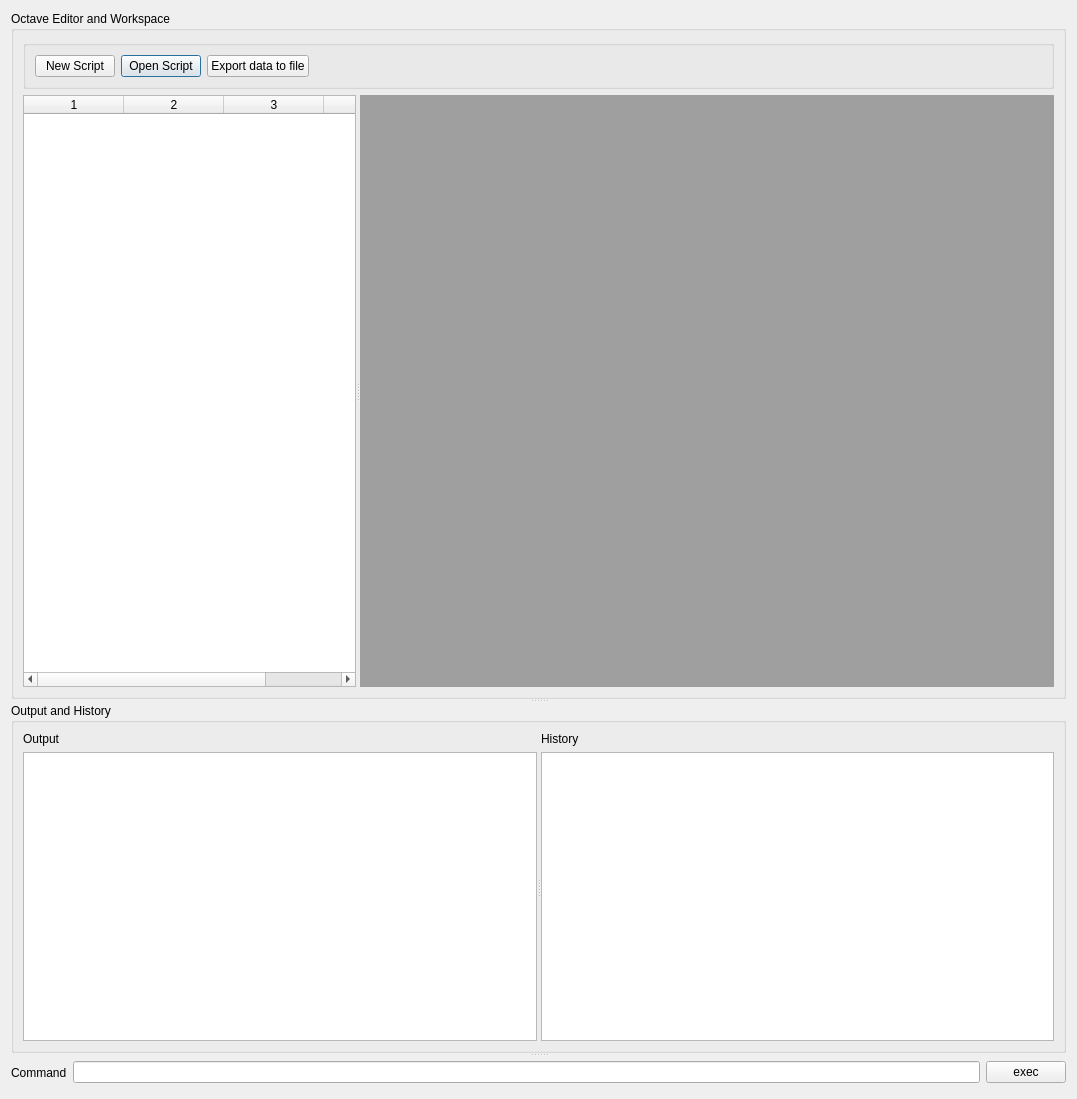
<?xml version="1.0" encoding="UTF-8"?>
<ui version="4.0">
 <class>mdiOctaveInterface</class>
 <widget class="QDialog" name="mdiOctaveInterface">
  <property name="geometry">
   <rect>
    <x>0</x>
    <y>0</y>
    <width>1077</width>
    <height>1099</height>
   </rect>
  </property>
  <property name="windowTitle">
   <string>Octave Interface</string>
  </property>
  <property name="sizeGripEnabled">
   <bool>false</bool>
  </property>
  <layout class="QGridLayout" name="gridLayout">
   <item row="0" column="0">
    <widget class="QSplitter" name="splitter_2">
     <property name="orientation">
      <enum>Qt::Orientation::Vertical</enum>
     </property>
     <widget class="QGroupBox" name="groupBox">
      <property name="title">
       <string>Octave Editor and Workspace</string>
      </property>
      <layout class="QGridLayout" name="gridLayout_2">
       <item row="0" column="0">
        <widget class="QGroupBox" name="groupBox_3">
         <property name="sizePolicy">
          <sizepolicy hsizetype="Preferred" vsizetype="Fixed">
           <horstretch>0</horstretch>
           <verstretch>0</verstretch>
          </sizepolicy>
         </property>
         <property name="title">
          <string/>
         </property>
         <property name="flat">
          <bool>false</bool>
         </property>
         <layout class="QGridLayout" name="gridLayout_3">
          <item row="0" column="3">
           <spacer name="horizontalSpacer">
            <property name="orientation">
             <enum>Qt::Orientation::Horizontal</enum>
            </property>
            <property name="sizeHint" stdset="0">
             <size>
              <width>40</width>
              <height>20</height>
             </size>
            </property>
           </spacer>
          </item>
          <item row="0" column="1">
           <widget class="QPushButton" name="btnOctaveScriptLoad">
            <property name="text">
             <string>Open Script</string>
            </property>
            <property name="icon">
             <iconset theme="document-open"/>
            </property>
           </widget>
          </item>
          <item row="0" column="2">
           <widget class="QPushButton" name="btnExport">
            <property name="text">
             <string>Export data to file</string>
            </property>
           </widget>
          </item>
          <item row="0" column="0">
           <widget class="QPushButton" name="btnOctaveScriptNew">
            <property name="text">
             <string>New Script</string>
            </property>
            <property name="icon">
             <iconset theme="document-new"/>
            </property>
           </widget>
          </item>
         </layout>
        </widget>
       </item>
       <item row="2" column="0">
        <widget class="QSplitter" name="splitter_3">
         <property name="orientation">
          <enum>Qt::Orientation::Horizontal</enum>
         </property>
         <widget class="QTableWidget" name="workspaceList">
          <property name="contextMenuPolicy">
           <enum>Qt::ContextMenuPolicy::CustomContextMenu</enum>
          </property>
          <property name="frameShape">
           <enum>QFrame::Shape::StyledPanel</enum>
          </property>
          <property name="frameShadow">
           <enum>QFrame::Shadow::Sunken</enum>
          </property>
          <property name="editTriggers">
           <set>QAbstractItemView::EditTrigger::NoEditTriggers</set>
          </property>
          <property name="alternatingRowColors">
           <bool>true</bool>
          </property>
          <property name="selectionBehavior">
           <enum>QAbstractItemView::SelectionBehavior::SelectRows</enum>
          </property>
          <property name="sortingEnabled">
           <bool>true</bool>
          </property>
          <property name="columnCount">
           <number>4</number>
          </property>
          <column/>
          <column/>
          <column/>
          <column/>
         </widget>
         <widget class="QMdiArea" name="mdiArea">
          <property name="sizePolicy">
           <sizepolicy hsizetype="Expanding" vsizetype="Expanding">
            <horstretch>0</horstretch>
            <verstretch>0</verstretch>
           </sizepolicy>
          </property>
         </widget>
        </widget>
       </item>
      </layout>
     </widget>
     <widget class="QGroupBox" name="groupBox_2">
      <property name="title">
       <string>Output and History</string>
      </property>
      <layout class="QHBoxLayout" name="horizontalLayout_2">
       <item>
        <widget class="QSplitter" name="splitter">
         <property name="orientation">
          <enum>Qt::Orientation::Horizontal</enum>
         </property>
         <widget class="QWidget" name="layoutWidget">
          <layout class="QVBoxLayout" name="verticalLayout">
           <item>
            <widget class="QLabel" name="label">
             <property name="text">
              <string>Output</string>
             </property>
            </widget>
           </item>
           <item>
            <widget class="QTextEdit" name="outputCommands">
             <property name="readOnly">
              <bool>true</bool>
             </property>
            </widget>
           </item>
          </layout>
         </widget>
         <widget class="QWidget" name="layoutWidget_2">
          <layout class="QVBoxLayout" name="verticalLayout_2">
           <item>
            <widget class="QLabel" name="label_2">
             <property name="text">
              <string>History</string>
             </property>
            </widget>
           </item>
           <item>
            <widget class="QTextEdit" name="historyCommands">
             <property name="readOnly">
              <bool>true</bool>
             </property>
            </widget>
           </item>
          </layout>
         </widget>
        </widget>
       </item>
      </layout>
     </widget>
     <widget class="QWidget" name="layoutWidget_3">
      <layout class="QHBoxLayout" name="horizontalLayout_3">
       <item>
        <widget class="QLabel" name="label_3">
         <property name="text">
          <string>Command</string>
         </property>
        </widget>
       </item>
       <item>
        <widget class="QLineEdit" name="lineEdit"/>
       </item>
       <item>
        <widget class="QPushButton" name="pbExecute">
         <property name="text">
          <string>exec</string>
         </property>
        </widget>
       </item>
      </layout>
     </widget>
    </widget>
   </item>
  </layout>
 </widget>
 <resources/>
 <connections/>
</ui>
